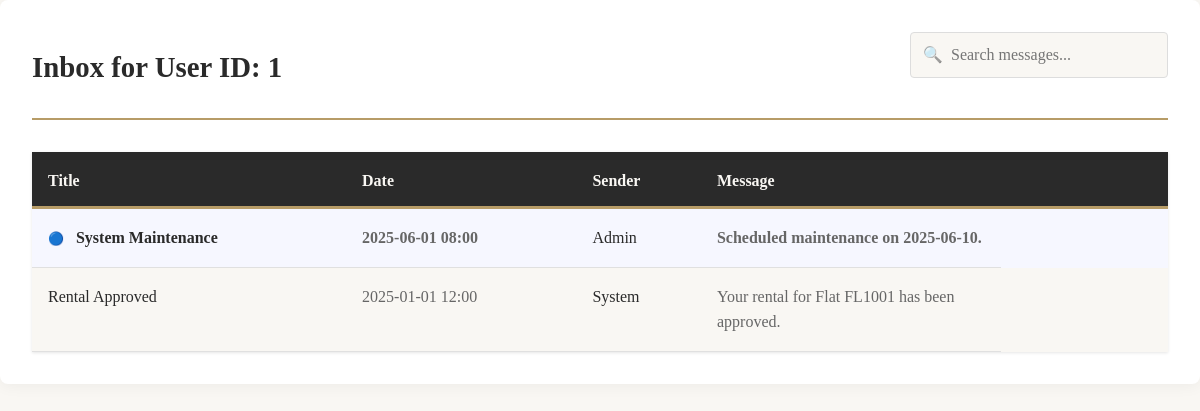
Screenshot of /messages.php (signed in) with the database file from the repository.
### tables this page shows
CREATE TABLE messages
(
    message_id     INT AUTO_INCREMENT PRIMARY KEY,
    user_id        INT          NOT NULL,
    title          VARCHAR(100) NOT NULL,
    message_body   TEXT         NOT NULL,
    sender         VARCHAR(100) NOT NULL,
    sent_date      DATETIME     NOT NULL,
    is_read        BOOLEAN DEFAULT FALSE,
    message_type   ENUM ('approval', 'appointment', 'rental', 'other') NOT NULL DEFAULT 'other',
    FOREIGN KEY (user_id) REFERENCES users (user_id),
    flat_id        INT NULL,
    appointment_id INT NULL,
    rental_id      INT NULL,
    FOREIGN KEY (flat_id) REFERENCES flats (flat_id),
    FOREIGN KEY (appointment_id) REFERENCES appointments (appointment_id),
    FOREIGN KEY (rental_id) REFERENCES rentals (rental_id)
);

### messages.php (the view, shortened to what this page needs)
<?php
$userId = $_SESSION['user_id'];
$search = $_GET['search'] ?? '';
try {
    $pdo = getPDOConnection();
    $sql = "SELECT * FROM messages WHERE user_id = :user_id";
    $params = [':user_id' => $userId];
    $sql .= " ORDER BY sent_date DESC";
    $stmt = $pdo->prepare($sql);
    $stmt->execute($params);
    $messages = $stmt->fetchAll(PDO::FETCH_ASSOC);
} catch (PDOException $e) {
    error_log("Database error: " . $e->getMessage());
    die("Database error: " . $e->getMessage());
}
?>
<!DOCTYPE html>
<html lang="en">
<head>
    <link rel="stylesheet" href="styles.css"/>
</head>
<body>
<div class="messages-container">
    <div class="messages-header">
        <h2>Inbox for User ID: <?php echo htmlspecialchars($userId); ?></h2>
        <div class="messages-controls">
            <form class="search-form" method="GET" action="">
                <input
                        type="text"
                        name="search"
                        placeholder="Search messages..."
                        value="<?php echo htmlspecialchars($search); ?>"
                        autocomplete="off"
                />
            </form>
        </div>
    </div>
    <?php if (empty($messages)): ?>
        <div class="empty-messages">
            <div class="empty-icon">📭</div>
            <h3>No messages found</h3>
            <p>You have no messages at the moment.</p>
        </div>
    <?php else: ?>
        <table class="messages-table">
            <thead>
            <tr>
                <th class="sortable">Title</th>
                <th class="sortable">Date</th>
                <th class="sortable">Sender</th>
                <th>Message</th>
            </tr>
            </thead>
            <tbody>
            <?php foreach ($messages as $msg): ?>
                <tr class="<?php echo !$msg['is_read'] ? 'unread' : ''; ?>">
                    <td class="message-title">
                        <?php echo htmlspecialchars($msg['title']); ?>
                    </td>
                    <td class="message-date">
                        <?php echo date('Y-m-d H:i', strtotime($msg['sent_date'])); ?>
                    </td>
                    <td class="message-sender">
                        <?php echo htmlspecialchars($msg['sender']); ?>
                    </td>
                    <td class="message-preview">
                        <?php
                        $preview = strip_tags($msg['message_body']);
                        echo htmlspecialchars(mb_strimwidth($preview, 0, 120, '...'));
                        ?>
                    </td>
                </tr>
            <?php endforeach; ?>
            </tbody>
        </table>
    <?php endif; ?>
</div>
</body>
</html>

### styles.css (style rules this page uses)
* { margin: 0; padding: 0; box-sizing: border-box; }
body { display: flex; flex-direction: column; min-height: 100vh; background-color: #f9f7f3; color: #333; line-height: 1.6; overflow-x: hidden; }
body, button, input, select, textarea { font-family: 'Georgia', 'Times New Roman', serif; }
h1, h2, h3, h4 { color: #2a2a2a; }
h2 { font-size: 2rem; font-weight: 600; }
.messages-container { background-color: white; padding: 2rem; border-radius: 8px; box-shadow: 0 2px 15px rgba(0, 0, 0, 0.05); margin-bottom: 2rem; }
.messages-header { display: flex; justify-content: space-between; align-items: center; margin-bottom: 2rem; padding-bottom: 1rem; border-bottom: 2px solid #B79C67; }
.messages-header h2 { color: #2a2a2a; font-size: 1.8rem; margin: 0; }
.messages-controls { display: flex; gap: 1rem; margin-bottom: 1.5rem; align-items: center; }
.search-form { position: relative; flex-grow: 1; max-width: 400px; }
.search-form input[type="text"] { width: 100%; padding: 0.8rem 1rem 0.8rem 2.5rem; border: 1px solid #ddd; border-radius: 4px; font-size: 1rem; transition: all 0.3s; background-color: #f9f7f3; }
.search-form::before { content: "🔍"; position: absolute; left: 0.8rem; top: 50%; transform: translateY(-50%); opacity: 0.6; }
.messages-table { width: 100%; border-collapse: separate; border-spacing: 0; margin-top: 1.5rem; font-size: 1rem; box-shadow: 0 1px 3px rgba(0, 0, 0, 0.1); }
.messages-table thead { position: sticky; top: 5rem; z-index: 10; }
.messages-table th { background-color: #2a2a2a; color: #f9f7f3; padding: 1rem; text-align: left; font-weight: 600; position: relative; }
.messages-table th:after { content: ""; position: absolute; bottom: 0; left: 0; width: 100%; height: 3px; background-color: #B79C67; }
.messages-table th.sortable { cursor: pointer; transition: background-color 0.3s; }
.messages-table td { padding: 1rem; border-bottom: 1px solid #e0e0e0; vertical-align: top; }
.messages-table tr:nth-child(even) { background-color: #f9f7f3; }
.messages-table tr.unread { font-weight: 600; background-color: rgba(74, 107, 255, 0.05); }
.messages-table tr.unread .message-title:before { content: "🔵"; margin-right: 0.5rem; font-size: 0.8em; vertical-align: middle; }
.message-title { color: #2a2a2a; font-weight: inherit; transition: color 0.3s; }
.message-date { white-space: nowrap; color: #666; }
.message-sender { color: #2a2a2a; font-weight: 500; }
.message-preview { color: #666; display: -webkit-box; -webkit-line-clamp: 2; -webkit-box-orient: vertical; overflow: hidden; text-overflow: ellipsis; max-width: 300px; }

### rows the page displays
messages: title "System Maintenance", sent_date "2025-06-01 08:00", sender "Admin", message_body "Scheduled maintenance on 2025-06-10."
messages: title "Rental Approved", sent_date "2025-01-01 12:00", sender "System", message_body "Your rental for Flat FL1001 has been approved."

### other values shown
$userId "1"
